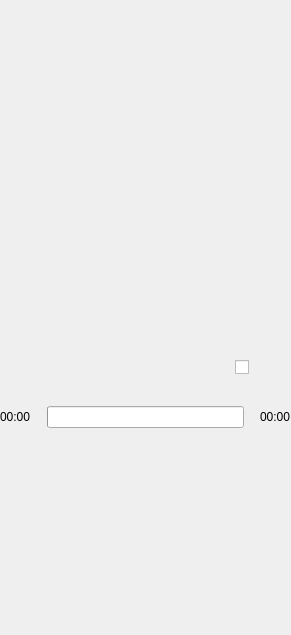
<?xml version="1.0" encoding="UTF-8"?>
<ui version="4.0">
 <class>PlayerWidget</class>
 <widget class="QWidget" name="PlayerWidget">
  <property name="geometry">
   <rect>
    <x>0</x>
    <y>0</y>
    <width>291</width>
    <height>635</height>
   </rect>
  </property>
  <property name="windowTitle">
   <string>Form</string>
  </property>
  <layout class="QVBoxLayout" name="verticalLayout_2">
   <property name="spacing">
    <number>16</number>
   </property>
   <property name="leftMargin">
    <number>0</number>
   </property>
   <property name="topMargin">
    <number>0</number>
   </property>
   <property name="rightMargin">
    <number>0</number>
   </property>
   <property name="bottomMargin">
    <number>0</number>
   </property>
   <item>
    <spacer name="verticalSpacer_2">
     <property name="orientation">
      <enum>Qt::Vertical</enum>
     </property>
     <property name="sizeHint" stdset="0">
      <size>
       <width>20</width>
       <height>40</height>
      </size>
     </property>
    </spacer>
   </item>
   <item alignment="Qt::AlignHCenter">
    <widget class="QLabel" name="pwCover">
     <property name="minimumSize">
      <size>
       <width>200</width>
       <height>200</height>
      </size>
     </property>
     <property name="maximumSize">
      <size>
       <width>200</width>
       <height>200</height>
      </size>
     </property>
     <property name="text">
      <string/>
     </property>
     <property name="pixmap">
      <pixmap resource="music-player.qrc">:/images/category.png</pixmap>
     </property>
     <property name="scaledContents">
      <bool>true</bool>
     </property>
    </widget>
   </item>
   <item>
    <layout class="QHBoxLayout" name="horizontalLayout">
     <property name="spacing">
      <number>0</number>
     </property>
     <property name="leftMargin">
      <number>42</number>
     </property>
     <property name="rightMargin">
      <number>42</number>
     </property>
     <item>
      <layout class="QVBoxLayout" name="verticalLayout">
       <property name="spacing">
        <number>2</number>
       </property>
       <item>
        <widget class="QLabel" name="pwTitle">
         <property name="text">
          <string/>
         </property>
        </widget>
       </item>
       <item>
        <widget class="QLabel" name="pwArtist">
         <property name="text">
          <string/>
         </property>
        </widget>
       </item>
      </layout>
     </item>
     <item>
      <spacer name="horizontalSpacer">
       <property name="orientation">
        <enum>Qt::Horizontal</enum>
       </property>
       <property name="sizeHint" stdset="0">
        <size>
         <width>40</width>
         <height>20</height>
        </size>
       </property>
      </spacer>
     </item>
     <item alignment="Qt::AlignTop">
      <widget class="QCheckBox" name="pwFavBtn">
       <property name="text">
        <string/>
       </property>
      </widget>
     </item>
    </layout>
   </item>
   <item>
    <layout class="QHBoxLayout" name="horizontalLayout_2">
     <item>
      <widget class="QLabel" name="pwPosition">
       <property name="sizePolicy">
        <sizepolicy hsizetype="Fixed" vsizetype="Preferred">
         <horstretch>0</horstretch>
         <verstretch>0</verstretch>
        </sizepolicy>
       </property>
       <property name="text">
        <string>00:00</string>
       </property>
      </widget>
     </item>
     <item>
      <widget class="ClickableProgressBar" name="pwProgress">
       <property name="value">
        <number>0</number>
       </property>
       <property name="textVisible">
        <bool>false</bool>
       </property>
      </widget>
     </item>
     <item>
      <widget class="QLabel" name="pwDuration">
       <property name="sizePolicy">
        <sizepolicy hsizetype="Fixed" vsizetype="Preferred">
         <horstretch>0</horstretch>
         <verstretch>0</verstretch>
        </sizepolicy>
       </property>
       <property name="text">
        <string>00:00</string>
       </property>
      </widget>
     </item>
    </layout>
   </item>
   <item>
    <layout class="QHBoxLayout" name="horizontalLayout_3">
     <property name="spacing">
      <number>4</number>
     </property>
     <property name="leftMargin">
      <number>32</number>
     </property>
     <item>
      <spacer name="horizontalSpacer_2">
       <property name="orientation">
        <enum>Qt::Horizontal</enum>
       </property>
       <property name="sizeHint" stdset="0">
        <size>
         <width>40</width>
         <height>20</height>
        </size>
       </property>
      </spacer>
     </item>
     <item>
      <widget class="QPushButton" name="pwModeBtn">
       <property name="minimumSize">
        <size>
         <width>32</width>
         <height>32</height>
        </size>
       </property>
       <property name="maximumSize">
        <size>
         <width>32</width>
         <height>32</height>
        </size>
       </property>
       <property name="text">
        <string/>
       </property>
       <property name="iconSize">
        <size>
         <width>32</width>
         <height>32</height>
        </size>
       </property>
       <property name="flat">
        <bool>true</bool>
       </property>
      </widget>
     </item>
     <item>
      <widget class="QPushButton" name="pwPreviousBtn">
       <property name="minimumSize">
        <size>
         <width>32</width>
         <height>32</height>
        </size>
       </property>
       <property name="maximumSize">
        <size>
         <width>32</width>
         <height>32</height>
        </size>
       </property>
       <property name="text">
        <string/>
       </property>
       <property name="icon">
        <iconset resource="music-player.qrc">
         <normaloff>:/images/previous.png</normaloff>:/images/previous.png</iconset>
       </property>
       <property name="iconSize">
        <size>
         <width>32</width>
         <height>32</height>
        </size>
       </property>
       <property name="flat">
        <bool>true</bool>
       </property>
      </widget>
     </item>
     <item>
      <widget class="QPushButton" name="pwPlayBtn">
       <property name="minimumSize">
        <size>
         <width>48</width>
         <height>48</height>
        </size>
       </property>
       <property name="maximumSize">
        <size>
         <width>48</width>
         <height>48</height>
        </size>
       </property>
       <property name="text">
        <string/>
       </property>
       <property name="icon">
        <iconset resource="music-player.qrc">
         <normaloff>:/images/play.png</normaloff>:/images/play.png</iconset>
       </property>
       <property name="iconSize">
        <size>
         <width>48</width>
         <height>48</height>
        </size>
       </property>
       <property name="flat">
        <bool>true</bool>
       </property>
      </widget>
     </item>
     <item alignment="Qt::AlignVCenter">
      <widget class="QPushButton" name="pwNextBtn">
       <property name="minimumSize">
        <size>
         <width>32</width>
         <height>32</height>
        </size>
       </property>
       <property name="maximumSize">
        <size>
         <width>32</width>
         <height>32</height>
        </size>
       </property>
       <property name="text">
        <string/>
       </property>
       <property name="icon">
        <iconset resource="music-player.qrc">
         <normaloff>:/images/next.png</normaloff>:/images/next.png</iconset>
       </property>
       <property name="iconSize">
        <size>
         <width>32</width>
         <height>32</height>
        </size>
       </property>
       <property name="flat">
        <bool>true</bool>
       </property>
      </widget>
     </item>
     <item>
      <widget class="QPushButton" name="pwVolumeBtn">
       <property name="minimumSize">
        <size>
         <width>32</width>
         <height>32</height>
        </size>
       </property>
       <property name="maximumSize">
        <size>
         <width>32</width>
         <height>32</height>
        </size>
       </property>
       <property name="text">
        <string/>
       </property>
       <property name="icon">
        <iconset resource="music-player.qrc">
         <normaloff>:/images/volume_normal.png</normaloff>:/images/volume_normal.png</iconset>
       </property>
       <property name="iconSize">
        <size>
         <width>32</width>
         <height>32</height>
        </size>
       </property>
       <property name="flat">
        <bool>true</bool>
       </property>
      </widget>
     </item>
     <item>
      <widget class="QPushButton" name="pwPlaylistBtn">
       <property name="minimumSize">
        <size>
         <width>32</width>
         <height>32</height>
        </size>
       </property>
       <property name="maximumSize">
        <size>
         <width>32</width>
         <height>32</height>
        </size>
       </property>
       <property name="text">
        <string/>
       </property>
       <property name="icon">
        <iconset resource="music-player.qrc">
         <normaloff>:/images/playlist.png</normaloff>:/images/playlist.png</iconset>
       </property>
       <property name="iconSize">
        <size>
         <width>32</width>
         <height>32</height>
        </size>
       </property>
       <property name="flat">
        <bool>true</bool>
       </property>
      </widget>
     </item>
     <item>
      <spacer name="horizontalSpacer_3">
       <property name="orientation">
        <enum>Qt::Horizontal</enum>
       </property>
       <property name="sizeHint" stdset="0">
        <size>
         <width>40</width>
         <height>20</height>
        </size>
       </property>
      </spacer>
     </item>
    </layout>
   </item>
   <item>
    <spacer name="verticalSpacer">
     <property name="orientation">
      <enum>Qt::Vertical</enum>
     </property>
     <property name="sizeHint" stdset="0">
      <size>
       <width>20</width>
       <height>40</height>
      </size>
     </property>
    </spacer>
   </item>
  </layout>
 </widget>
 <customwidgets>
  <customwidget>
   <class>ClickableProgressBar</class>
   <extends>QProgressBar</extends>
   <header>./clickableprogressbar/clickableprogressbar.h</header>
  </customwidget>
 </customwidgets>
 <resources>
  <include location="music-player.qrc"/>
 </resources>
 <connections/>
</ui>
